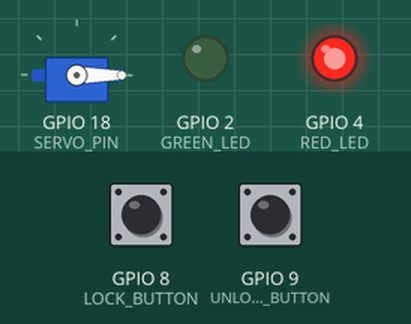
Simulated run of this sketch. Board: ESP32-S3. Shown: servo, output pins drawn as LEDs (lit = HIGH). The test bench sets the inputs (shaded band); at power-on: GPIO 9 (UNLOCK_BUTTON) HIGH, GPIO 8 (LOCK_BUTTON) HIGH. WiFi joins after 1.5 s; servers stay silent unless stated; what the sketch prints to the serial monitor is not drawn.

Above: at 2.7 s.
2.8 s: GPIO 9 (UNLOCK_BUTTON) pulled LOW for 0.15 s
At 3.4 s:
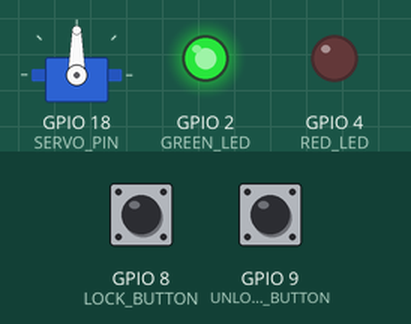
4.4 s: GPIO 8 (LOCK_BUTTON) pulled LOW for 0.15 s
At 5.6 s:
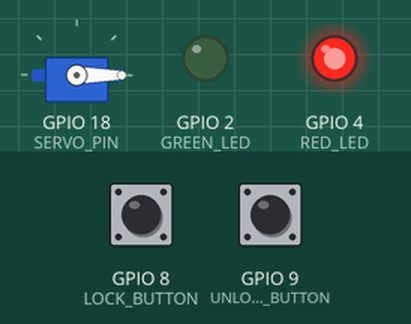
6.0 s: GPIO 9 (UNLOCK_BUTTON) pulled LOW for 1 s
At 7.1 s:
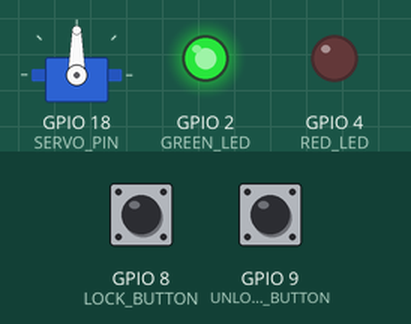
Timing chart, 0 to 9.0 s (numbered marks = the images above; inputs shaded):
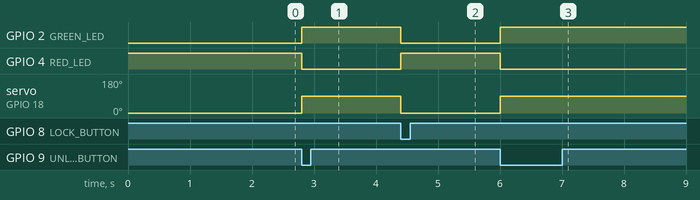

Measured:
- after the input at 2.8 s, GPIO 2 (GREEN_LED): LOW → HIGH at once; GPIO 4 (RED_LED): HIGH → LOW at once; servo on GPIO 18 (SERVO_PIN): 0° → 90° at once
- after the input at 4.4 s, GPIO 2 (GREEN_LED): HIGH → LOW at once; GPIO 4 (RED_LED): LOW → HIGH at once; servo on GPIO 18 (SERVO_PIN): 90° → 0° at once
- after the input at 6.0 s, GPIO 2 (GREEN_LED): LOW → HIGH at once; GPIO 4 (RED_LED): HIGH → LOW at once; servo on GPIO 18 (SERVO_PIN): 0° → 90° at once

The sketch:

SmartDoorlock.ino
```cpp
#include <WiFi.h>
#include <WebServer.h>
#include <ESP32Servo.h>

//==============================
// WiFi Credentials
//==============================

const char* ssid = "IIMCIP";
const char* password = "Iimcip@220814";

//==============================
// GPIO Pins
//==============================

#define SERVO_PIN      18
#define LOCK_BUTTON    8
#define UNLOCK_BUTTON  9
#define RED_LED        4
#define GREEN_LED      2

//==============================

WebServer server(80);
Servo doorServo;

bool isLocked = true;
int servoAngle = 0;

//==============================
// HTML
//==============================


//==============================
// Servo Functions
//==============================

void lockDoor()
{

servoAngle=0;

doorServo.write(servoAngle);

digitalWrite(RED_LED,HIGH);
digitalWrite(GREEN_LED,LOW);

isLocked=true;

Serial.println("Door Locked");

}

void unlockDoor()
{

servoAngle=90;

doorServo.write(servoAngle);

digitalWrite(RED_LED,LOW);
digitalWrite(GREEN_LED,HIGH);

isLocked=false;

Serial.println("Door Unlocked");

}

//==============================
// Web Handlers
//==============================


void handleLock()
{

lockDoor();

server.send(200,"text/plain","LOCKED");

}

void handleUnlock()
{

unlockDoor();

server.send(200,"text/plain","UNLOCKED");

}

void handleStatus()
{

if(isLocked)
server.send(200,"text/plain","LOCKED");
else
server.send(200,"text/plain","UNLOCKED");

}
//==============================
// Setup
//==============================

void setup()
{
  Serial.begin(115200);

  // LEDs
  pinMode(RED_LED, OUTPUT);
  pinMode(GREEN_LED, OUTPUT);

  // Push Buttons
  pinMode(LOCK_BUTTON, INPUT_PULLUP);
  pinMode(UNLOCK_BUTTON, INPUT_PULLUP);

  // Servo
  doorServo.setPeriodHertz(50);
  doorServo.attach(SERVO_PIN, 500, 2400);

  // Start in Locked Position
  lockDoor();

  // WiFi
  WiFi.mode(WIFI_STA);
  WiFi.begin(ssid, password);

  Serial.print("Connecting to WiFi");

  while (WiFi.status() != WL_CONNECTED)
  {
    delay(500);
    Serial.print(".");
  }

  Serial.println();
  Serial.println("WiFi Connected!");
  Serial.print("IP Address: ");
  Serial.println(WiFi.localIP());

  // Web Routes

  server.on("/lock", handleLock);
  server.on("/unlock", handleUnlock);
  server.on("/status", handleStatus);

  server.begin();

  Serial.println("Web Server Started");
}

//==============================
// Loop
//==============================

void loop()
{
  server.handleClient();

  // LOCK Button
  if (digitalRead(LOCK_BUTTON) == LOW)
  {
    lockDoor();
    delay(250);
  }

  // UNLOCK Button
  if (digitalRead(UNLOCK_BUTTON) == LOW)
  {
    unlockDoor();
    delay(250);
  }
}
```
